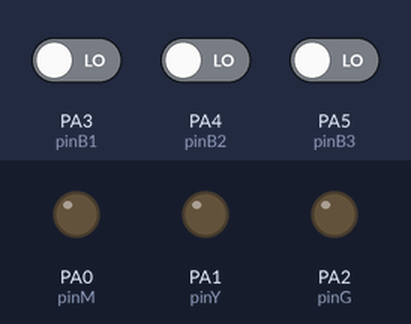
The sketch below on a simulated STM32 Blue Pill. Shown: output pins drawn as LEDs (lit = HIGH). The inputs (shaded band) are chosen by the test bench; at power-on: PA3 (pinB1) LOW, PA4 (pinB2) LOW, PA5 (pinB3) LOW. What the sketch prints to the serial monitor is not drawn.

Above: at 1.2 s.
1.3 s: PA3 (pinB1) driven HIGH
At 1.6 s:
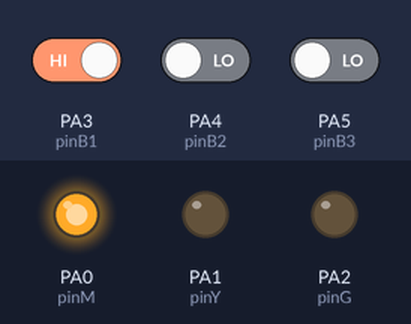
2.8 s: PA4 (pinB2) driven HIGH
At 3.9 s:
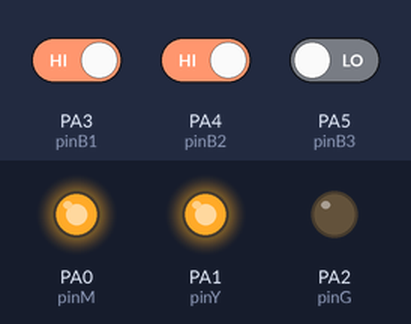
4.3 s: PA5 (pinB3) driven HIGH
At 5.0 s:
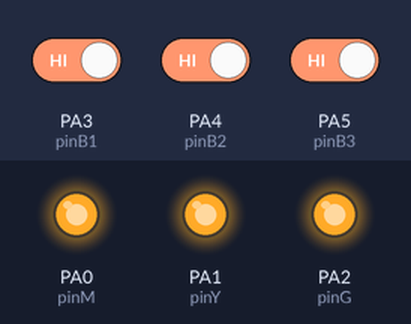
5.8 s: PA3 (pinB1) driven LOW
At 6.1 s:
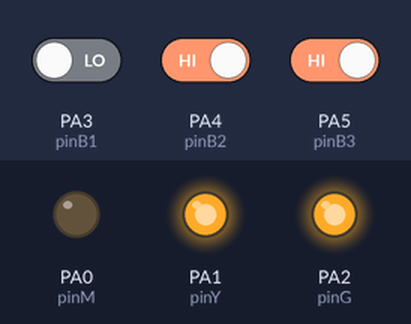
7.3 s: PA4 (pinB2) driven LOW
At 8.5 s:
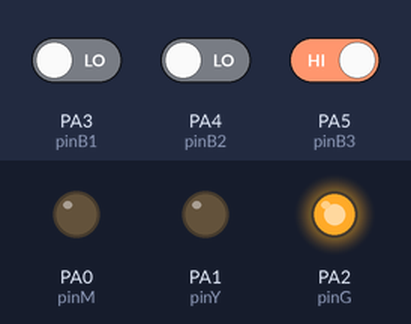
8.8 s: PA3 (pinB1) driven HIGH
At 9.6 s:
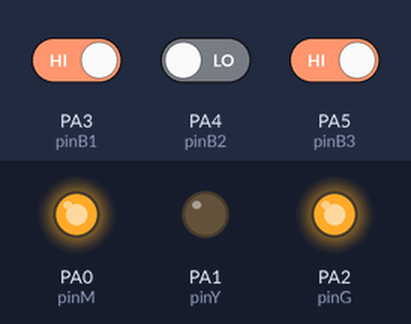
Timing chart, 0 to 11.3 s (numbered marks = the images above; inputs shaded):
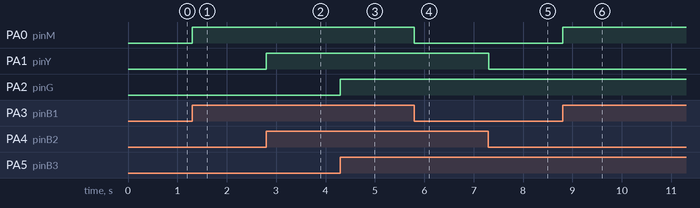

Measured:
- after the input at 1.3 s, PA0 (pinM): LOW → HIGH at once
- after the input at 2.8 s, PA1 (pinY): LOW → HIGH at once
- after the input at 4.3 s, PA2 (pinG): LOW → HIGH at once
- after the input at 5.8 s, PA0 (pinM): HIGH → LOW at once
- after the input at 7.3 s, PA1 (pinY): HIGH → LOW at once
- after the input at 8.8 s, PA0 (pinM): LOW → HIGH at once

The sketch:

14_bpbuttonryg_redo.ino
```cpp
// Inisialisasi
int pinM = PA0;
int pinY = PA1;
int pinG = PA2;

int pinB1 = PA3;
int pinB2 = PA4;
int pinB3 = PA5;


void setup() {
    // set pin
    pinMode(pinM, OUTPUT);
    pinMode(pinY, OUTPUT);
    pinMode(pinG, OUTPUT);

    pinMode(pinB1, INPUT);
    pinMode(pinB2, INPUT);
    pinMode(pinB3, INPUT);

}

void loop() {
    // read input
    int button1 = digitalRead(pinB1);
    int button2 = digitalRead(pinB2);
    int button3 = digitalRead(pinB3);


    // print
    Serial.println("button1=" + String(button1) + "button2=" + String(button2) + "button3=" + String(button3));

    // logic
    digitalWrite(pinM, button1);
    digitalWrite(pinY, button2);
    digitalWrite(pinG, button3);
}
//06
//07
//13
```
